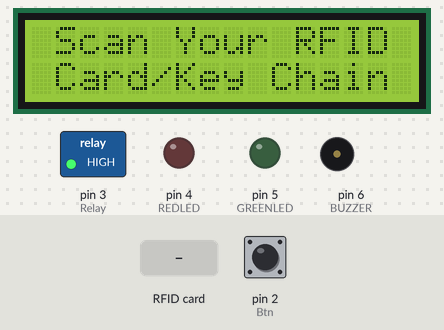
A sketch run on a simulated Arduino Uno, built with avr-gcc and run on an emulated ATmega328P. Shown: 16×2 character LCD, switched loads named in the sketch (green lamp = pin HIGH), output pins drawn as LEDs (lit = HIGH), buzzer (waves = sounding, pin HIGH). Inputs (shaded band) come from the test bench; at power-on: pin 2 (Btn) HIGH. EEPROM starts erased; pins used as bus, display or sensor lines are not drawn; what the sketch prints to the serial monitor is not drawn.

Above: at 1.3 s.
1.4 s: RFID card 08 96 B8 89 held to the reader
At 2.9 s:
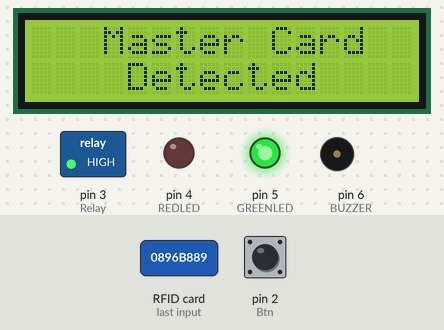
4.4 s: pin 2 (Btn) pulled LOW for 0.15 s
At 5.0 s:
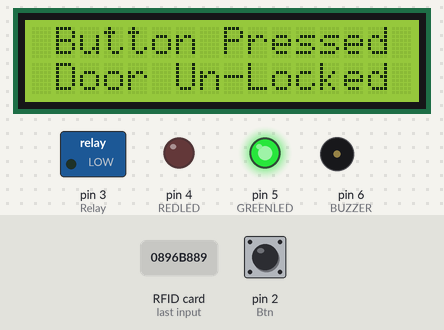
7.5 s: RFID card 5E 7A 19 C4 held to the reader
At 10.2 s:
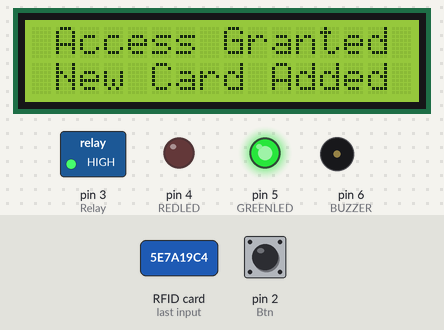
Timing chart, 0 to 16.2 s (numbered marks = the images above; inputs shaded):
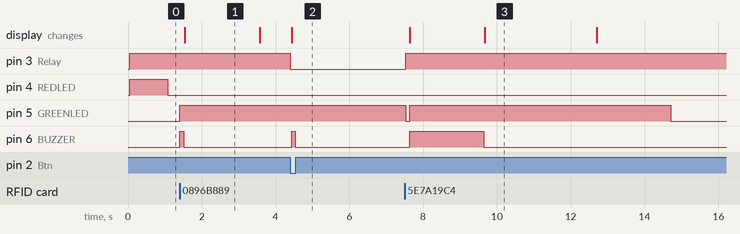

Measured:
- after the input at 1.4 s, pin 5 (GREENLED): LOW → HIGH at once; pin 6 (BUZZER): LOW → HIGH at once, → LOW 0.10 s later; the display: changes after 0.14 s (image 1)
- after the input at 4.4 s, pin 3 (Relay): HIGH → LOW at once; pin 6 (BUZZER): LOW → HIGH at once, → LOW 0.10 s later; the display: changes at once (image 2)
- after the input at 7.5 s, pin 6 (BUZZER): LOW → HIGH after 0.14 s, → LOW 2.0 s later; the display: first differs from a run without the input after 2.2 s (image 3)
- what the display in image 1 shows lasts 2.1 s, from 1.5 s to 3.6 s

The sketch:

sketch_apr16a.ino
```cpp
//RFID Based Solenoid Door lock using Arduino
//RFID RC522 Master Card, Add and Remove multiple Cards

#include <SPI.h>
#include <Wire.h>
#include <MFRC522.h>
#include <EEPROM.h>
#include <LiquidCrystal_I2C.h>
LiquidCrystal_I2C lcd(0x27, 16, 2);

#define RST_PIN 9
#define SS_PIN  10
#define Relay 3
#define REDLED 4
#define GREENLED 5
#define BUZZER 6
const int Btn = 2;
int lastState = LOW;
int NewState;

#define STATE_STARTUP       0
#define STATE_STARTING      1
#define STATE_WAITING       2
#define STATE_SCAN_INVALID  3
#define STATE_SCAN_VALID    4
#define STATE_SCAN_MASTER   5
#define STATE_ADDED_CARD    6
#define STATE_REMOVED_CARD  7

const int cardArrSize = 10;
const int cardSize    = 4;
byte cardArr[cardArrSize][cardSize];
byte masterCard[cardSize] = {0x08, 0x96, 0xb8, 0x89}; //Change Master Card ID
byte readCard[cardSize];
byte cardsStored = 0;

// Create MFRC522 instance
MFRC522 mfrc522(SS_PIN, RST_PIN);

byte currentState = STATE_STARTUP;
unsigned long LastStateChangeTime;
unsigned long StateWaitTime;

//------------------------------------------------------------------------------------
int readCardState()
{
  int index;

  Serial.print("Card Data - ");
  for (index = 0; index < 4; index++)
  {
    readCard[index] = mfrc522.uid.uidByte[index];


    Serial.print(readCard[index]);
    if (index < 3)
    {
      Serial.print(",");
    }
  }
  Serial.println(" ");

  //Check Master Card
  if ((memcmp(readCard, masterCard, 4)) == 0)
  {
    return STATE_SCAN_MASTER;
  }

  if (cardsStored == 0)
  {
    return STATE_SCAN_INVALID;
  }

  for (index = 0; index < cardsStored; index++)
  {
    if ((memcmp(readCard, cardArr[index], 4)) == 0)
    {
      return STATE_SCAN_VALID;
    }
  }

  return STATE_SCAN_INVALID;
}

//------------------------------------------------------------------------------------
void addReadCard()
{
  int cardIndex;
  int index;

  if (cardsStored <= 20)
  {
    cardsStored++;
    cardIndex = cardsStored;
    cardIndex--;
  }

  for (index = 0; index < 4; index++)
  {
    cardArr[cardIndex][index] = readCard[index];
  }

  // Write the updated card list to EEPROM
  EEPROM.write(0, cardsStored);
  for (int i = 0; i < cardsStored; i++)
  {
    for (int j = 0; j < 4; j++)
    {
      EEPROM.write((i * 4) + j + 1, cardArr[i][j]);
    }
  }
  //EEPROM.commit();
}

//------------------------------------------------------------------------------------
void removeReadCard()
{
  int cardIndex;
  int index;
  boolean found = false;

  if (cardsStored == 0)
  {
    return;
  }

  for (index = 0; index < cardsStored; index++)
  {
    if ((memcmp(readCard, cardArr[index], 4)) == 0)
    {
      found = true;
      cardIndex = index;
    }
  }

  if (found == true)
  {
    // Remove the card from the array
    for (index = cardIndex; index < (cardsStored - 1); index++)
    {
      for (int j = 0; j < 4; j++)
      {
        cardArr[index][j] = cardArr[index + 1][j];
      }
    }
    cardsStored--;
    // Write the updated card list to EEPROM
    EEPROM.write(0, cardsStored);
    for (int i = 0; i < cardsStored; i++)
    {
      for (int j = 0; j < 4; j++)
      {
        EEPROM.write((i * 4) + j + 1, cardArr[i][j]);
      }
    }
    //EEPROM.commit();
  }
}

//------------------------------------------------------------------------------------
void updateState(byte aState)
{
  if (aState == currentState)
  {
    return;
  }

  // do state change
  switch (aState)
  {
    case STATE_STARTING:
      StateWaitTime = 1000;
      digitalWrite(REDLED, HIGH);
      digitalWrite(GREENLED, LOW);
      break;
    case STATE_WAITING:
      StateWaitTime = 0;
      digitalWrite(REDLED, LOW);
      digitalWrite(GREENLED, LOW);
      break;
    case STATE_SCAN_INVALID:
      if (currentState == STATE_SCAN_MASTER)
      {
        addReadCard();
        aState = STATE_ADDED_CARD;
        StateWaitTime = 2000;
        digitalWrite(REDLED, LOW);
        digitalWrite(GREENLED, HIGH);
        Serial.println("Access Granted. Card added");
        success_buzzer();
        lcd.clear();
        lcd.setCursor(0, 0); // column, row
        lcd.print(" Access Granted ");
        lcd.setCursor(0, 1); // column, row
        lcd.print(" New Card Added ");
        delay(3000);
        lcd.clear();
        lcd.setCursor(0, 0); // column, row
        lcd.print(" Scan Your RFID ");
        lcd.setCursor(0, 1); // column, row
        lcd.print(" Card/Key Chain ");
      }
      else if (currentState == STATE_REMOVED_CARD)
      {
        return;
      }
      else
      {
        StateWaitTime = 2000;
        digitalWrite(REDLED, HIGH);
        digitalWrite(GREENLED, LOW);
        Serial.println("Access Denied. Invalid Card detected");
        Failure_buzzer();
        lcd.clear();
        lcd.setCursor(0, 0); // column, row
        lcd.print(" Access Denied ");
        lcd.setCursor(0, 1); // column, row
        lcd.print("  Invalid Card  ");
        delay(3000);
        lcd.clear();
        lcd.setCursor(0, 0); // column, row
        lcd.print(" Scan Your RFID ");
        lcd.setCursor(0, 1); // column, row
        lcd.print(" Card/Key Chain ");
      }
      break;
    case STATE_SCAN_VALID:
      if (currentState == STATE_SCAN_MASTER)
      {
        removeReadCard();
        aState = STATE_REMOVED_CARD;
        StateWaitTime = 2000;
        digitalWrite(REDLED, LOW);
        digitalWrite(GREENLED, HIGH);
        Serial.println("Access Granted. Card removed");
        success_buzzer();
        lcd.clear();
        lcd.setCursor(0, 0); // column, row
        lcd.print(" Access Granted ");
        lcd.setCursor(0, 1); // column, row
        lcd.print("  Card Removed  ");
        delay(3000);
        lcd.clear();
        lcd.setCursor(0, 0); // column, row
        lcd.print(" Scan Your RFID ");
        lcd.setCursor(0, 1); // column, row
        lcd.print(" Card/Key Chain ");
      }
      else if (currentState == STATE_ADDED_CARD)
      {
        return;
      }
      else
      {
        StateWaitTime = 2000;
        digitalWrite(REDLED, LOW);
        digitalWrite(GREENLED, HIGH);
        Serial.println("Access Granted. Valid Card detected");
        lcd.clear();
        lcd.setCursor(0, 0); // column, row
        lcd.print(" Access Granted ");
        lcd.setCursor(0, 1); // column, row
        lcd.print(" Door Un-Locked ");
        beep();
        digitalWrite(Relay, LOW);
        delay(3000);
        digitalWrite(Relay, HIGH);
        lcd.clear();
        lcd.setCursor(0, 0); // column, row
        lcd.print(" Scan Your RFID ");
        lcd.setCursor(0, 1); // column, row
        lcd.print(" Card/Key Chain ");
      }
      break;
    case STATE_SCAN_MASTER:
      StateWaitTime = 5000;
      digitalWrite(REDLED, LOW);
      digitalWrite(GREENLED, HIGH);
      Serial.println("Access Granted. Master Card detected");
      beep();
      lcd.clear();
      lcd.setCursor(0, 0); // column, row
      lcd.print("   Master Card  ");
      lcd.setCursor(0, 1); // column, row
      lcd.print("    Detected    ");
      delay(2000);
      lcd.clear();
      lcd.setCursor(0, 0); // column, row
      lcd.print(" Scan Your RFID ");
      lcd.setCursor(0, 1); // column, row
      lcd.print(" Card/Key Chain ");
      break;
  }

  currentState = aState;
  LastStateChangeTime = millis();
}

void setup()
{
  // Start serial communication
  Serial.begin(115200);

  // Initialize the SPI bus
  SPI.begin();

  // Initialize the MFRC522 reader
  mfrc522.PCD_Init();

  // Initialize the EEPROM
  //EEPROM.begin(512);

  // Read the stored card list from EEPROM
  cardsStored = EEPROM.read(0);
  if (cardsStored > cardArrSize)
  {
    cardsStored = 0;
  }

  for (int i = 0; i < cardsStored; i++)
  {
    for (int j = 0; j < 4; j++)
    {
      cardArr[i][j] = EEPROM.read((i * 4) + j + 1);
    }
  }

  LastStateChangeTime = millis();
  updateState(STATE_STARTING);

  pinMode(REDLED, OUTPUT);
  pinMode(GREENLED, OUTPUT);
  pinMode(Relay, OUTPUT);
  pinMode(BUZZER, OUTPUT);
  pinMode(Btn, INPUT_PULLUP);
  digitalWrite(Relay, HIGH);

  Serial.println("Put your card to the reader...");
  Serial.println();

  lcd.init();
  lcd.backlight();
  lcd.clear();
  lcd.setCursor(0, 0); // column, row
  lcd.print(" Scan Your RFID ");
  lcd.setCursor(0, 1); // column, row
  lcd.print(" Card/Key Chain ");
}

void loop()
{
  NewState = digitalRead(Btn);
  if (lastState == HIGH && NewState == LOW) {

    Serial.println("Button Pressed. Access Granted");
    Serial.println();
    digitalWrite(REDLED, LOW);
    digitalWrite(GREENLED, HIGH);
    digitalWrite(Relay, LOW);
    lcd.clear();
    lcd.setCursor(0, 0); // column, row
    lcd.print(" Button Pressed ");
    lcd.setCursor(0, 1); // column, row
    lcd.print(" Door Un-Locked ");
    beep();
    delay(3000);
    digitalWrite(Relay, HIGH);
    digitalWrite(GREENLED, LOW);
    delay(50);
    lcd.clear();
    lcd.setCursor(0, 0); // column, row
    lcd.print(" Scan Your RFID ");
    lcd.setCursor(0, 1); // column, row
    lcd.print(" Card/Key Chain ");
  }


  byte cardState;

  if ((currentState != STATE_WAITING) &&
      (StateWaitTime > 0) &&
      (LastStateChangeTime + StateWaitTime < millis()))
  {
    updateState(STATE_WAITING);
  }

  // Look for new cards
  if ( ! mfrc522.PICC_IsNewCardPresent())
  {
    return;
  }

  // Select one of the cards
  if ( ! mfrc522.PICC_ReadCardSerial())
  {
    return;
  }

  cardState = readCardState();
  updateState(cardState);
  lastState = NewState;
}

void success_buzzer()
{
  digitalWrite(BUZZER, HIGH);
  delay(2000);
  digitalWrite(BUZZER, LOW);
}

void Failure_buzzer()
{
  for (int i = 0; i < 3; i++)
  {
    digitalWrite(BUZZER, HIGH);
    delay(100);
    digitalWrite(BUZZER, LOW);
    delay(50);
  }
}

void beep()
{
  digitalWrite(BUZZER, HIGH);
  delay(100);
  digitalWrite(BUZZER, LOW);
}
```
